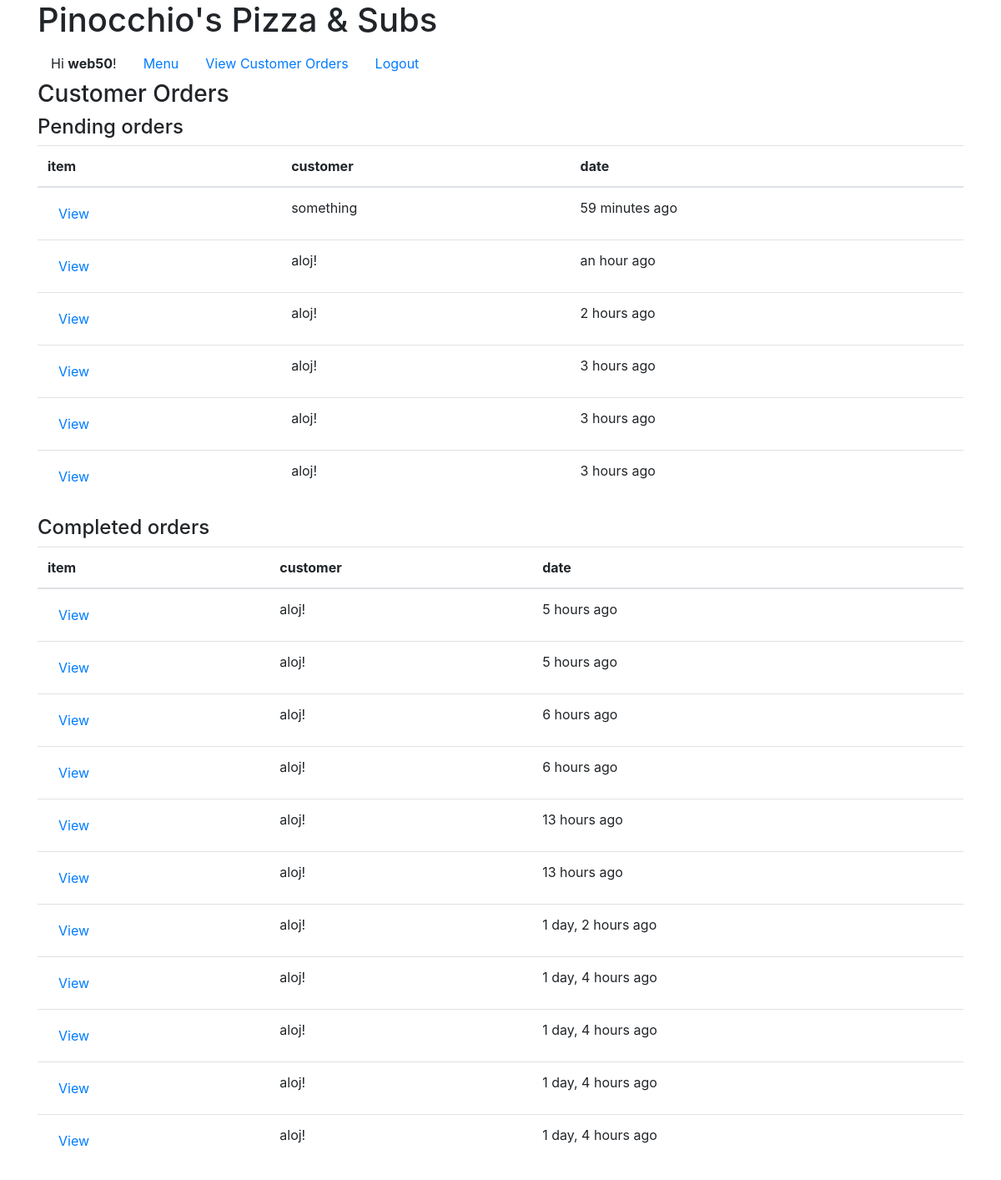
Screenshot of /orders/ (signed in) with the database file from the repository.
### accounts/models.py (models this page shows, shortened)
class Customer(models.Model):
    user = models.OneToOneField(User, on_delete=models.CASCADE)
    activation_key = models.CharField(max_length=255, default=1)
    email_validated = models.BooleanField(default=False)
    cart = models.OneToOneField('Order', on_delete=models.SET_NULL, null=True, related_name='+')
    def __str__(self):
        return str(self.user)

class Order(models.Model):
    customer = models.ForeignKey(Customer, on_delete=models.PROTECT, null=True)
    date = models.DateTimeField(null=True)
    placed = models.BooleanField(default=False)
    price = models.DecimalField(max_digits=4, decimal_places=2, null=True)
    completed = models.BooleanField(default=False)
    completed_date = models.DateTimeField(null=True)

### orders/views.py (the view)
# urls.py: path('orders/', views.view_orders, name='view_orders'),
def view_orders(request):
    if request.user.is_authenticated:
        orders = Order.objects.filter(placed=True)
        if not request.user.is_staff:
            orders = orders.filter(customer=request.user.customer)
        customers = [order.customer for order in orders]
        dates = [order.date for order in orders]
        ids = [order.id for order in orders]
        completeds = [order.completed for order in orders]
        orders_table = sorted(zip(customers, dates, ids, completeds), key = lambda x: x[1])[::-1]
        variables = {
            'titles': [
                {
                    'title': 'Pending orders',
                    'condition': False,
                    'any': any(not completed for completed in completeds)
                },
                {
                    'title': 'Completed orders',
                    'condition': True,
                    'any': any(completeds)
                }
            ],
            'table': orders_table,
        }
        return render(request, 'orders/view_orders.html', variables)
    return render(request, 'orders/view_orders.html')

### orders/templates/orders/view_orders.html (shortened to what this page needs)
{% extends 'base.html' %}
{% block subheading %}
{% if user.is_authenticated %}Customer Orders{% else %}You have to sign in to see this!{% endif %}
{% endblock %}
{% load humanize %}
{% block content %}
{% for o in titles %}
    <h4>{{o.title}}</h4>
    {% if o.any %}
        <table class="table table-hover">
            <thead>
                <tr>
                    <th scope="col">item</th>
                    {% if user.is_staff %}
                        <th scope="col">customer</th>
                    {% endif %}
                    <th scope="col">date</th>
                </tr>
            </thead>
            <tbody>
                {% for customer, date, id, completed in table %}
                    {% if completed == o.condition %}
                        <tr>
                            <td>
                                <form method='POST' action='/order/'>
                                    <input type="submit" name="order" value="View" class="btn btn-link">
                                </form>
                            </td>
                            {% if user.is_staff %}
                                <td>{{ customer }}</td>
                            {% endif %}
                            <td>{{ date | naturaltime }}</td>
                        </tr>
                    {% endif %}
                {% endfor %}
            </tbody>
        </table>
    {% else %}
        No {{o.title}}!
    {% endif %}
{% endfor %}
{% endblock %}

### pinocchios/templates/base.html (shortened to what this page needs)
<!DOCTYPE html>
<html>
<head>
    <link rel="stylesheet" href="https://stackpath.bootstrapcdn.com/bootstrap/4.1.3/css/bootstrap.min.css">
</head>
<body>
<main>
<div class="container">
<h1>{% block heading %}Pinocchio's Pizza & Subs{% endblock %}</h1>
<nav class="nav">
    {% if user.is_authenticated %}<span class="nav-link">Hi <span class="font-weight-bold">{{ user.username }}</span>!</span>{% endif %}
    <a class="nav-link" href="/">Menu</a>
    {% if user.is_authenticated %}
    <a class= "nav-link" href="{% url 'view_orders' %}">View{% if user.is_staff %} Customer{% endif %} Orders</a>
    {% else %}
    <a class="nav-link" href="{% url 'login' %}">Log in</a>
    <a class="nav-link" href="{% url 'signup' %}">Sign up</a>
    {% endif %}
    <a class="nav-link" href="{% url 'logout' %}">Logout</a>
</nav>
<h3>{% block subheading %}{% endblock %}</h3>
{% block content %}{% endblock %}
</div>
</main>
</body>
</html>

### rows the page displays
Customer: user.username "something", date "59 minutes ago"
Customer: user.username "aloj!", date "an hour ago", date "2 hours ago", date "3 hours ago", date "5 hours ago", date "6 hours ago", date "13 hours ago", date "1 day, 2 hours ago", date "1 day, 4 hours ago"

### other values shown
{{ user.username }} "web50"
{{ o.title }} "Pending orders" "Completed orders"
